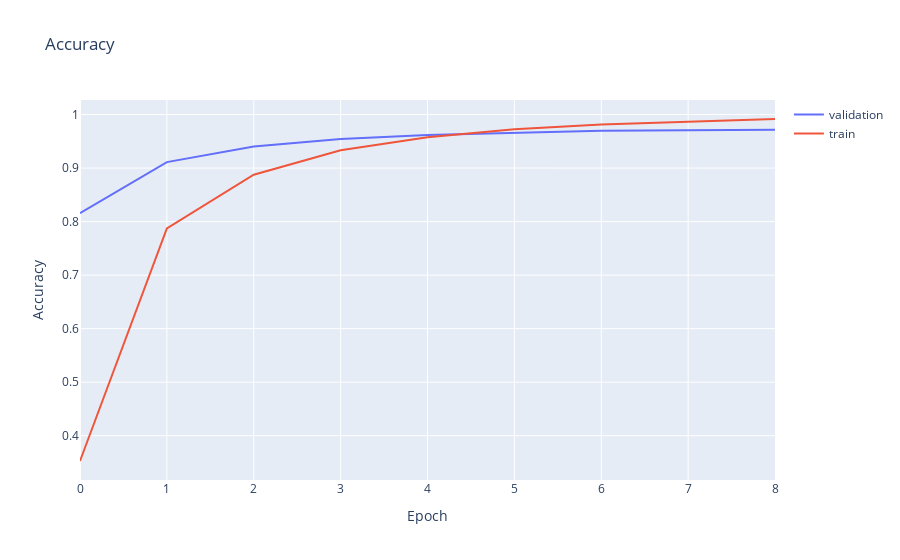

Write notebook code for a chart like this one.
### Markdown cell above
<img src="data/cr.png" height="700" width="700" />

### Code cell
df_train = pd.read_csv('data/epoch_ac/train.csv')
df_validation = pd.read_csv('data/epoch_ac/validation.csv')
fig = go.Figure()
fig.add_trace(go.Scatter(x=df_validation['Step'], y=df_validation['Value'], mode='lines', name='validation'))
fig.add_trace(go.Scatter(x=df_train['Step'], y=df_train['Value'], mode='lines', name='train'))
fig.update_layout(title='Accuracy', xaxis_title='Epoch', yaxis_title='Accuracy')
fig.show()

### Figure 1 — Plotly figure (JSON) as saved in the notebook; plotly's stock layout.template omitted (floating-point values rounded to 4 significant figures)
{"data": [{"mode": "lines", "name": "validation", "type": "scatter", "x": [0, 1, 2, 3, 4, 5, 6, 7, 8], "y": [0.8157, 0.9111, 0.9404, 0.9541, 0.9618, 0.9653, 0.9695, 0.9706, 0.9717]}, {"mode": "lines", "name": "train", "type": "scatter", "x": [0, 1, 2, 3, 4, 5, 6, 7, 8], "y": [0.3528, 0.7871, 0.8875, 0.9333, 0.9574, 0.9726, 0.9815, 0.9866, 0.9916]}], "layout": {"title": {"text": "Accuracy"}, "xaxis": {"title": {"text": "Epoch"}}, "yaxis": {"title": {"text": "Accuracy"}}}}
